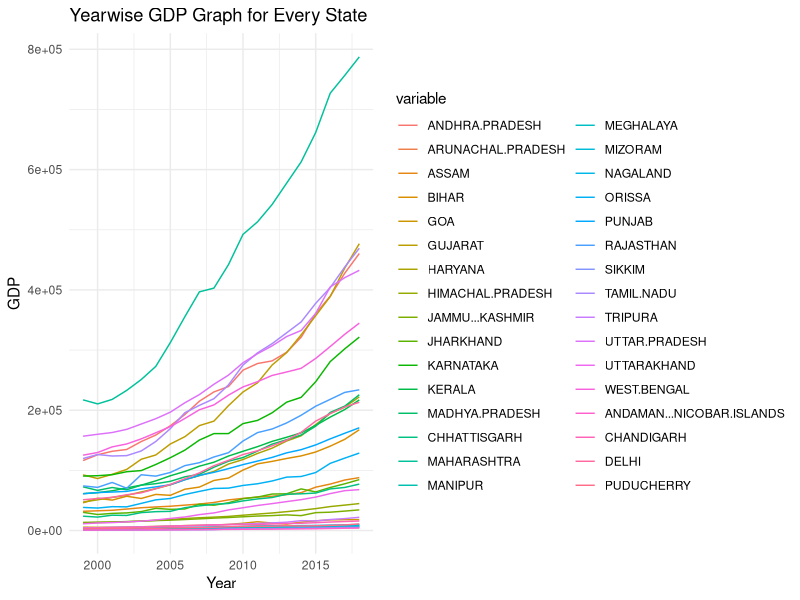

The R script that drew this image: (Note: this script raises an error after producing the figure.)
current_directory <- getwd()
setwd(current_directory)

gwq_df <- read.csv("gwq.csv")
selected_columns <- gwq_df[, c("country", "state", "district", "year", "dyid", "residualsodiumcarbonate")]
new_df <- data.frame(selected_columns)
new_df$state <- gsub("Tamilnadu", "TAMIL NADU", new_df$state)
head(new_df)
new_df <- new_df[complete.cases(new_df$residualsodiumcarbonate), ]
print(names(new_df))
new_df
gdp_df <- read.csv("gdp.csv")
gdp_df$YEAR <- substring(gdp_df$YEAR, 1, nchar(gdp_df$YEAR) - 3)
gdp_df <- as.data.frame(lapply(gdp_df, as.integer))
gdp_df$ANDHRA.PRADESH[is.na(gdp_df$ANDHRA.PRADESH)] <- 0
gdp_df$TELANGANA[is.na(gdp_df$TELANGANA)] <- 0
gdp_df$ANDHRA.PRADESH <- gdp_df$ANDHRA.PRADESH + gdp_df$TELANGANA
gdp_df$TELANGANA <- NULL
index_2011 <- which(gdp_df$YEAR == 2011)[1]
if (!is.na(index_2011)) {
  row_2011 <- gdp_df[index_2011, ]
  row_20112 <- gdp_df[index_2011+1, ]
  for (i in (index_2011 + 1):nrow(gdp_df)) {
    gdp_df[i, -1] <- (gdp_df[i, -1] / row_20112[-1])*row_2011[-1]
  }
  gdp_df <- gdp_df[-index_2011, ]
}
gdp_df
index_2004 <- which(gdp_df$YEAR == 2004)[1]
if (!is.na(index_2004)) {
  row_2004 <- gdp_df[index_2004, ]
  row_20042 <- gdp_df[index_2004+1, ]
  for (i in (index_2004 + 1):nrow(gdp_df)) {
    gdp_df[i, -1] <- (gdp_df[i, -1] / row_20042[-1])*row_2004[-1]
  }
  gdp_df <- gdp_df[-index_2004, ]
}
gdp_df

library(ggplot2)
library(reshape2)
gdp_df_long <- melt(gdp_df, id.vars = "YEAR")
ggplot(gdp_df_long, aes(x = YEAR, y = value, color = variable)) +
  geom_line() +
  labs(title = "Yearwise GDP Graph for Every State", x = "Year", y = "GDP") +
  theme_minimal()
# Load required library
library(tidyr)

gdp_df$GDP <- paste(gdp_df$YEAR, colnames(gdp_df)[2:length(gdp_df)], sep = "_")


gdp_df_long <- reshape(gdp_df, varying = list(colnames(gdp_df)[2:length(gdp_df)]),
                       v.names = "GDP", timevar = "STATE", times = colnames(gdp_df)[2:length(gdp_df)],
                       new.row.names = 1:10000, direction = "long")
gdp_df_long
head(gdp_df)
gdp_df_long$STATE <- gsub("\\.", " ", gdp_df_long$STATE)
gdp_df_long <- gdp_df_long[, !names(gdp_df_long) %in% c("id")]
str(gdp_df_long)
gdp_df_long$STATE <- gsub("ANDAMAN   NICOBAR ISLANDS", "ANDAMAN AND NICOBAR ISLANDS", gdp_df_long$STATE)
gdp_df_long$STATE <- gsub("JAMMU   KASHMIR", "JAMMU AND KASHMIR", gdp_df_long$STATE)
gdp_df_long$STATE <- gsub("PUDUCHERRY", "PONDICHERRY", gdp_df_long$STATE)
new_df$state <- toupper(new_df$state)
print(new_df)
str(new_df)
merged_df <- merge(new_df, gdp_df_long, by.x = c("year", "state"), by.y = c("YEAR", "STATE"), all = FALSE)
merged_df
merged_df$district <- toupper(merged_df$district)
str(merged_df)

write.csv(merged_df, file = "merged_csv.csv", row.names = FALSE)
